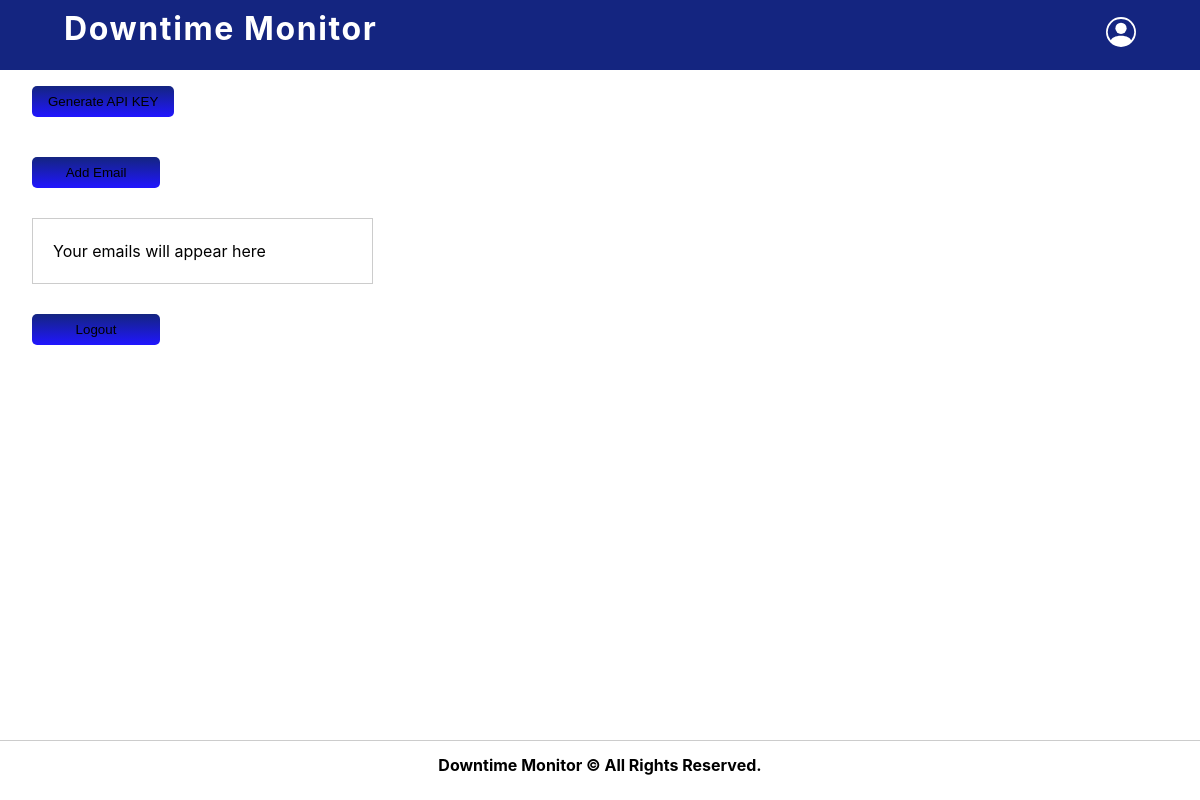
The app's page /profile/ (signed in), older data.
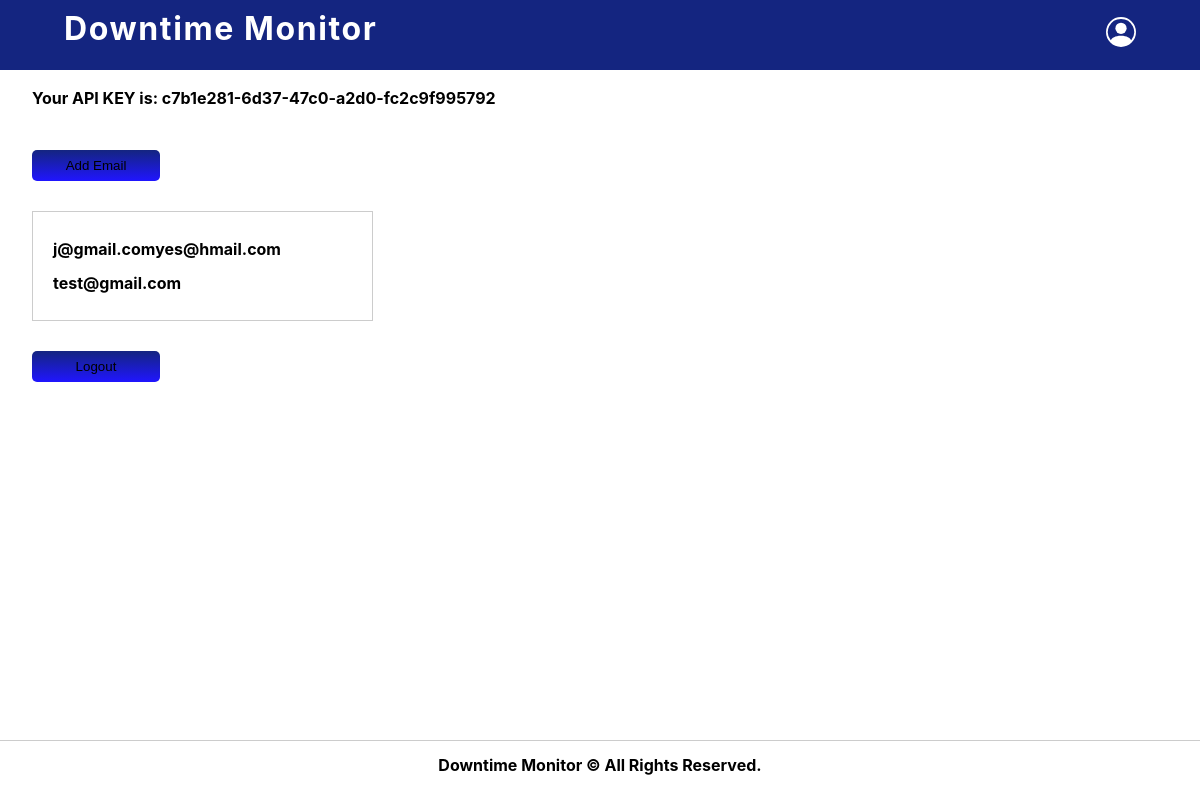
The same page, newer data.
### api/models.py (models this page shows)
class APIKey(models.Model):
    user = models.OneToOneField(User, on_delete=models.CASCADE, primary_key=True)
    key = models.CharField(max_length=60, null=False)

### users/views.py (the view)
# urls.py: path('profile/', profile_view, name='profile_view'),
def profile_view(request):
    notification_group = NotificationGroup.objects.filter(user=request.user)\
        .first()
    emails = None
    if notification_group:
        emails = notification_group.emails
        emails = emails.split(',')
    try:
        api_key = request.user.apikey.key
    except Exception:
        api_key = None
    context = {
        'emails': emails,
        'api_key': api_key
    }
    return render(request, 'users/profile.html', context)

### users/templates/users/profile.html (shortened to what this page needs)
{% extends 'monitoring/main.html' %}
{% block content %}
    <div class="api-key">
        {% if api_key %}
            <span class="key">Your API KEY is: {{ api_key }} </span>
        {% else %}
            <button class="api-btn">Generate API KEY</button>
        {% endif %}
    </div>
    <div>
        <button class="email-btn">Add Email</button>
        <div class="notification-group">
            {% if emails %}
                {% for email in emails %}
                    <div class="email">
                        {{ email }}
                    </div>
                {% endfor %}
            {% else %}
                <span class="no-email">Your emails will appear here</span>
            {% endif %}
        </div>
    </div>
    <a href="/accounts/logout"><button class="logout-btn">Logout</button></a>
{% endblock %}

### monitoring/templates/monitoring/main.html (shortened to what this page needs)
{% load static %}
<!doctype html>
<head>
<link rel="stylesheet" href="{% static 'plugins/font-awesome-4.6.1/css/font-awesome.css' %}" />
<link type="text/css" rel="stylesheet" href="{% static 'css/main.css' %}" />
</head>
<body>
    <nav class="navbar">
        <div>
          <a href="/"><h1>Downtime Monitor</h1></a>
        </div>
        {% if request.user.is_authenticated %}
        <div>
          <a href="/profile">
          </a>
        </div>
        {% endif %}
    </nav>
    <main id="content" role="main" class="container">
      {% block content %}{% endblock %}
    </main>
    <footer id="footer">
      <div class="container">
        <p>Downtime Monitor &copy; All Rights Reserved.</p>
      </div>
    </footer>
</body>
</html>

### static/css/main.css (style rules this page uses)
body { font-family: -apple-system, BlinkMacSystemFont, 'Segoe UI', Roboto, Oxygen, Ubuntu, Cantarell, 'Open Sans', 'Helvetica Neue', sans-serif; background: var(--clr-background); line-height: 1.5; font-size: 0.875rem; min-height: 100vh; }
a { text-decoration: none; }
h1, h2, h3, h4 { letter-spacing: var(--spacing); line-height: 1.25; margin-bottom: 0.75rem; }
h1 { font-size: 2rem; }
p { margin-bottom: 0.7rem; }
@media screen and (min-width: 800px) { h1 { font-size: 2rem; } }
@media screen and (min-width: 800px) { body { font-size: 1rem; } }
@media screen and (min-width: 800px) { h1, h2, h3, h4 { line-height: 1; } }
.navbar { padding: 1rem 4rem; background-color: var(--clr-primary-5); height: 70px; display: flex; justify-content: space-between; align-items: center; }
.user { cursor: pointer; }
.navbar a { color: white; }
footer { height: 60px; width: 100%; border-top: 1px solid #CCCCCC; display: flex; align-items: center; justify-content: center; color: var(--clr-white); position: absolute; bottom: 0; box-sizing: border-box; text-align: center; font-weight: bold; }
footer p { color: var(--clr-white); }
.container { padding: 1rem 2rem; }
.api-btn, .email-btn, .logout-btn { min-width: 8rem; padding: 0.5rem 1rem; background-image: linear-gradient( var(--clr-primary-5) 0%, var(--clr-btn-primary) 100%); border-radius: 5px; border: none; }
.api-btn:hover, .email-btn:hover, .logout-btn { cursor: pointer; }
.api-key { margin-bottom: 40px; }
.email, .key { padding: 5px 0; font-weight: 700; }
.notification-group { border: 1px solid #CCCCCC; width: 30%; padding: 20px; margin: 30px 0; }

Row changes from the older to the newer data that the page shows:
added APIKey: key "c7b1e281-6d37-47c0-a2d0-fc2c9f995792"
Text that changed along with them:
text no longer shown: "Generate API KEY Your emails will appear here"
text now shown: "Your API KEY is:"
new list line: "j@gmail.comyes@hmail.com"
new list line: "test@gmail.com"
